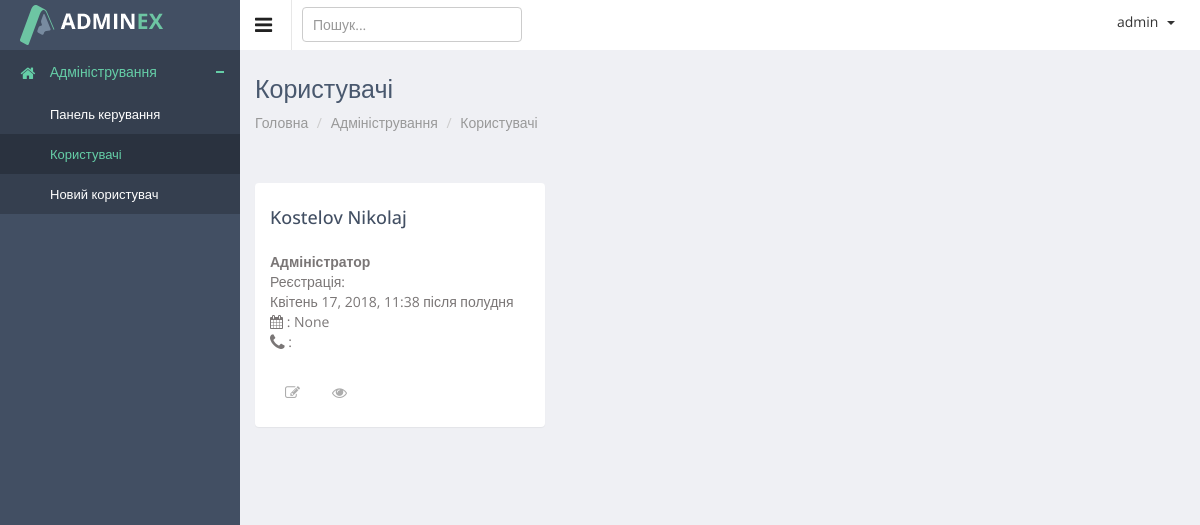
Page /admin/users/list/ (signed in) on the earlier database version.
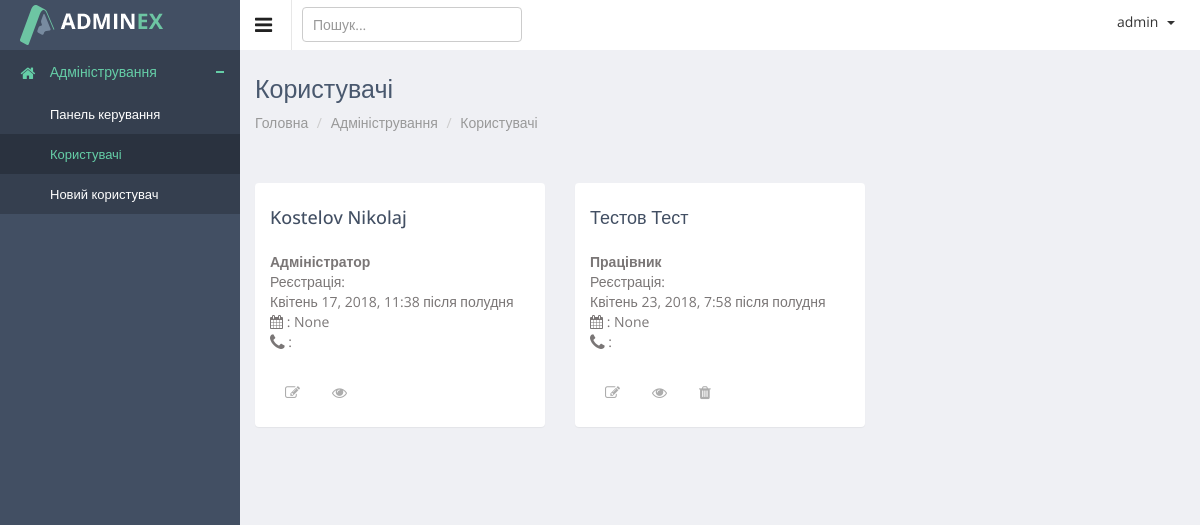
Same page on the later database version.
### authapp/models.py (models this page shows)
class ProjectUser(AbstractUser):
    parent_name = models.CharField(verbose_name='по-батькові', max_length=20, blank=True)
    date_of_birth = models.DateField(verbose_name='дата народження', blank=True, null=True)
    phone1 = models.CharField(verbose_name='номер телефона', max_length=16, blank=True)
    phone2 = models.CharField(verbose_name='номер телефона', max_length=16, blank=True, null=True)
    avatar = models.ImageField(verbose_name='фото', upload_to='users_avatars', blank=True)
    is_dir = models.BooleanField(verbose_name='керівник', default=False)
    is_assistant = models.BooleanField(verbose_name='помічник', default=False)
    is_client = models.BooleanField(verbose_name='клієнт', default=False)
    def __str__(self):
        return self.username

### adminapp/views.py (the view)
@user_passes_test(lambda user: user.is_superuser)
def users_list_view(request):
    title = 'Користувачі'
    users_list = ProjectUser.objects.all().order_by('-is_active', 'username')
    context = {
        'title': title,
        'object_list': users_list,
    }
    return render(request, 'adminapp/users_list.html', context)

### adminapp/templatetags/tags.py (called while the page is built)
@register.filter
def default_avatar(string):
    if not string:
        string = 'users_avatars/gravatar.png'
    new_string = f'{URL_PREFIX}{string}'
    return new_string

### adminapp/templates/adminapp/users_list.html (shortened to what this page needs)
{% extends 'adminapp/index.html' %}
{% load staticfiles %}
{% load tags %}
{% block breadcrumbs %}
    <ul class="breadcrumb">
        <li>
            {{ block.super }}
        </li>
        <li><a href="{% url 'admin:users' %}">{{ title }}</a></li>
    </ul>
{% endblock %}
{% block container %}
<div class="directory-info-row">
    <div class="row">
        {% for object in object_list %}
        <div class="col-lg-4 col-sm-6">
            <div class="panel">
                <div class="panel-body">
                    <h4>{{ object.last_name }} {{ object.first_name }}</h4>
                    <div class="media">
                        <div class="media-body">
                            <address>
                                <strong>
                                    {% if object.is_superuser %}Адміністратор
                                    {% elif object.is_dir %}Керівник
                                    {% elif object.is_assistant %}Помічник
                                    {% else %}Працівник
                                    {% endif %}
                                </strong><br>
                                Реєстрація:<br> {{ object.date_joined }}<br>
                                <i class="fa fa-calendar" title="дата народження"></i> : {{ object.date_of_birth }}<br>
                                <i class="fa fa-phone fa-lg"></i> : {{ object.phone1 }}
                            </address>
                            <ul class="nav nav-pills p-option">
                                <li>
                                    <a href="{% url 'admin:user_update' object.pk %}">
                                        <i class="fa fa-edit" title="Редагувати"></i>
                                    </a>
                                </li>
                                <li>
                                    <a href="{% url 'admin:user_detail' object.pk %}">
                                        <i class="fa fa-eye" title="Переглянути"></i>
                                    </a>
                                </li>
                                <li>
                                    {% if not object.is_superuser %}
                                    <a href="#"><i class="fa fa-trash" title="Видалити"></i></a>
                                    {% endif %}
                                </li>
                            </ul>
                        </div>
                    </div>
                </div>
            </div>
        </div>
        {% endfor %}
    </div>
</div>
{% endblock %}

### adminapp/templates/adminapp/index.html (shortened to what this page needs)
{% extends 'mainapp/base.html' %}
{% load staticfiles %}
{% block breadcrumbs %}
    <ul class="breadcrumb">
        <li>
            {{ block.super }}
        </li>
        <li><a href="{% url 'admin:admin' %}">Адміністрування</a></li>
    </ul>
{% endblock %}

### mainapp/templates/mainapp/base.html (shortened to what this page needs)
<!DOCTYPE html>
{% load staticfiles %}
<html lang="en">
<head>
    {% block css %}
    <link rel="stylesheet" type="text/css" href="{% static '/js/bootstrap-datepicker/css/datepicker-custom.css' %}"/>
    <link rel="stylesheet" type="text/css" href="{% static '/js/bootstrap-timepicker/css/timepicker.css' %}"/>
    <link rel="stylesheet" type="text/css" href="{% static '/js/bootstrap-colorpicker/css/colorpicker.css' %}"/>
    <link rel="stylesheet" type="text/css" href="{% static '/js/bootstrap-daterangepicker/daterangepicker-bs3.css' %}"/>
    <link rel="stylesheet" type="text/css" href="{% static '/js/bootstrap-datetimepicker/css/datetimepicker-custom.css' %}"/>
    <link href="{% static '/js/iCheck/skins/minimal/minimal.css' %}" rel="stylesheet">
    <link href="{% static '/js/iCheck/skins/minimal/red.css' %}" rel="stylesheet">
    <link href="{% static '/js/iCheck/skins/minimal/green.css' %}" rel="stylesheet">
    <link href="{% static '/js/iCheck/skins/minimal/blue.css' %}" rel="stylesheet">
    <link href="{% static '/js/iCheck/skins/minimal/yellow.css' %}" rel="stylesheet">
    <link href="{% static '/js/iCheck/skins/minimal/purple.css' %}" rel="stylesheet">
    <link href="{% static '/js/iCheck/skins/square/square.css' %}" rel="stylesheet">
    <link href="{% static '/js/iCheck/skins/square/red.css' %}" rel="stylesheet">
    <link href="{% static '/js/iCheck/skins/square/blue.css' %}" rel="stylesheet">
    <link href="{% static '/js/iCheck/skins/square/green.css' %}" rel="stylesheet">
    <link href="{% static '/js/iCheck/skins/square/yellow.css' %}" rel="stylesheet">
    <link href="{% static '/js/iCheck/skins/square/purple.css' %}" rel="stylesheet">
    <link href="{% static '/js/iCheck/skins/flat/grey.css' %}" rel="stylesheet">
    <link href="{% static '/js/iCheck/skins/flat/red.css' %}" rel="stylesheet">
    <link href="{% static '/js/iCheck/skins/flat/green.css' %}" rel="stylesheet">
    <link href="{% static '/js/iCheck/skins/flat/blue.css' %}" rel="stylesheet">
    <link href="{% static '/js/iCheck/skins/flat/yellow.css' %}" rel="stylesheet">
    <link href="{% static '/js/iCheck/skins/flat/purple.css' %}" rel="stylesheet">
    <link href="{% static '/css/clndr.css' %}" rel="stylesheet">
    <link href="{% static '/css/style.css' %}" rel="stylesheet">
    <link href="{% static '/css/style-responsive.css' %}" rel="stylesheet">
    {% endblock %}
</head>
<body class="sticky-header">
<section>
    <div class="left-side sticky-left-side">
        <div class="logo">
            <a href="{% url 'main' %}"><img src="{% static '/images/logo.png' %}" alt=""></a>
        </div>
        <div class="left-side-inner">
            {% include 'mainapp/includes/inc_left_menu.html' %}
        </div>
    </div>
    <div class="main-content" >
        <div class="header-section">
            <a class="toggle-btn"><i class="fa fa-bars"></i></a>
            <form class="searchform" action="#" method="post">
                <input type="text" class="form-control" name="keyword" placeholder="Пошук..."/>
            </form>
            <div class="menu-right">
                {% include 'mainapp/includes/inc_right_menu.html' %}
            </div>
        </div>
        <div class="page-heading">
            <h3>{{ title }}</h3>
            {% block breadcrumbs %}
            <ul class="breadcrumb">
                <li>
                    <a href="{% url 'main' %}">Головна</a>
                </li>
            </ul>
            {% endblock %}
        </div>
        <div class="wrapper">
            {% block container %}
            {% endblock %}
        </div>
    </div>
</section>
</body>
</html>

### mainapp/templates/mainapp/includes/inc_left_menu.html
{% load staticfiles %}
<ul class="nav nav-pills nav-stacked custom-nav">
    {% if user.is_superuser %}
    <li class="menu-list nav-active"><a href="#"><i class="fa fa-home"></i> <span>Адміністрування</span></a>
        <ul class="sub-menu-list">
            <li class="{% if request.resolver_match.url_name == 'admin' %} active {% endif %}">
                <a href="{% url 'admin:admin' %}"> Панель керування</a>
            </li>
            <li class="{% if request.resolver_match.url_name == 'users' %} active {% endif %}">
                <a href="{% url 'admin:users' %}"> Користувачі</a>
            </li>
            <li class="{% if request.resolver_match.url_name == 'user_create' %} active {% endif %}">
                <a href="{% url 'admin:user_create' %}"> Новий користувач</a>
            </li>
        </ul>
    </li>
    {% endif %}
</ul>

### mainapp/templates/mainapp/includes/inc_right_menu.html (shortened to what this page needs)
{% load staticfiles %}
{% load tags %}
<ul class="notification-menu">
    <li>
        <a href="#" class="btn btn-default dropdown-toggle" data-toggle="dropdown">
            {{ user }}
            <span class="caret"></span>
        </a>
    </li>
</ul>

Differences in the rows shown:
added ProjectUser: last_name "Тестов", first_name "Тест", is_superuser "Працівник", date_joined "Квітень 23, 2018, 7:58 після полудня", date_of_birth "None"
